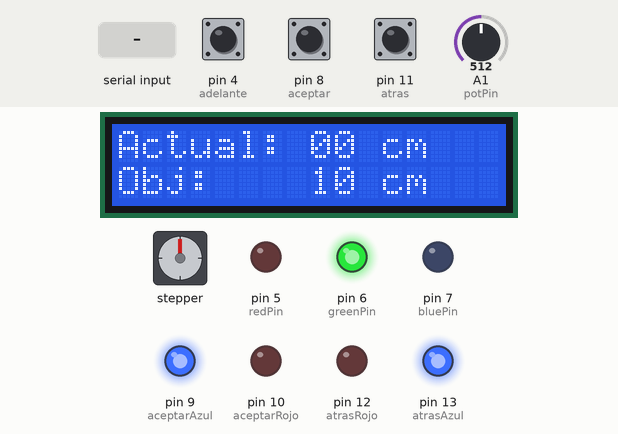
A sketch run on a simulated Arduino Uno, built with avr-gcc and run on an emulated ATmega328P. Shown: stepper motor, 16×2 character LCD, output pins drawn as LEDs (lit = HIGH). Wiring (inferred from the names in the program): stepper motor driver (198 steps per turn assumed): step pin 3; direction pin 2. The inputs (shaded band) are chosen by the test bench; at power-on: pin 8 (aceptar) HIGH, pin 4 (adelante) HIGH, pin 11 (atras) HIGH, A1 (potPin) = 512. Pins used as bus, display or sensor lines are not drawn.

Above: at 1.2 s.
1.3 s: byte 68 ('D') received over Serial
At 1.7 s:
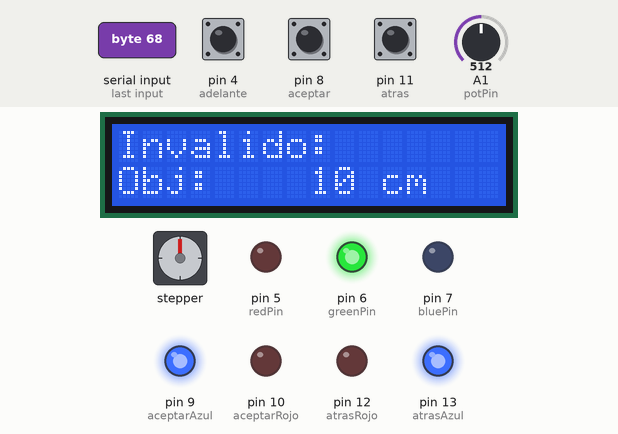
4.3 s: pin 8 (aceptar) pulled LOW for 1 s
At 5.2 s:
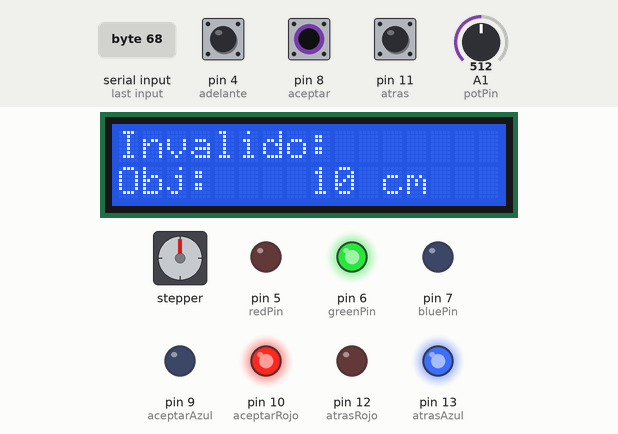
8.3 s: byte 44 (',') received over Serial
At 9.5 s:
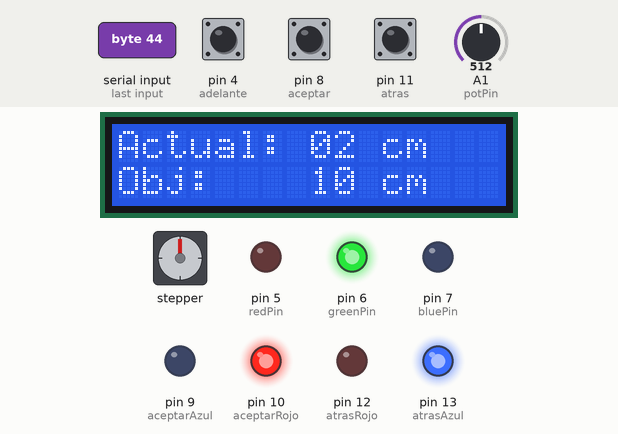
11.2 s: pin 8 (aceptar) pulled LOW for 3.2 s
At 13.0 s:
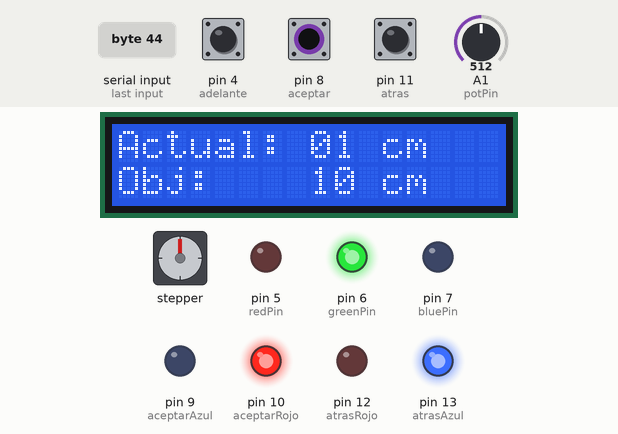
17.4 s: ",\n" received over Serial
At 19.2 s:
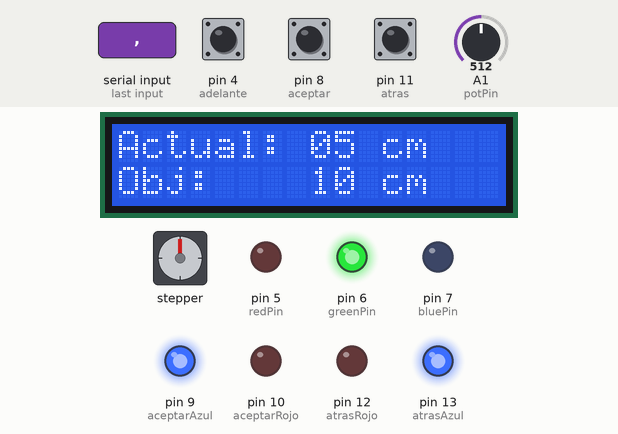
20.3 s: pin 8 (aceptar) pulled LOW for 0.15 s
At 30.1 s:
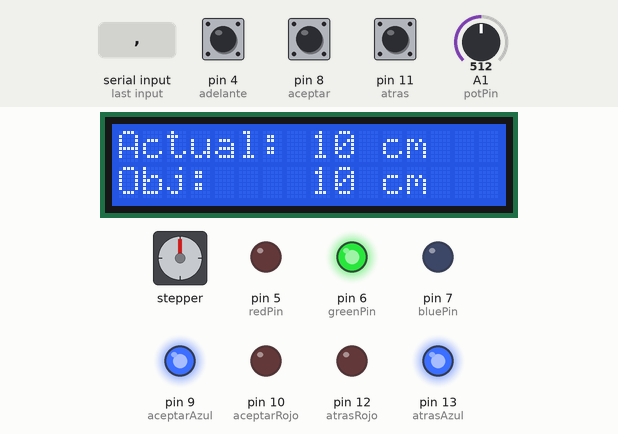
Timing chart, 0 to 30.8 s (numbered marks = the images above; inputs shaded):
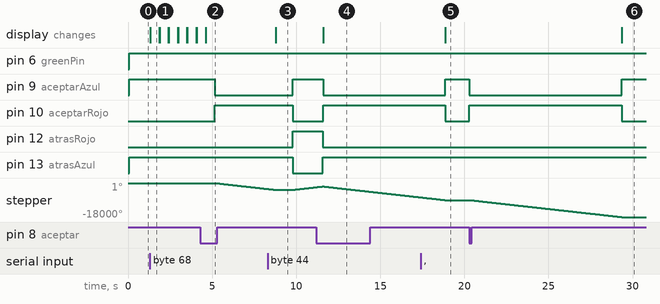

The sketch:

prueba.ino
```cpp
// pines para el motor
#define dirPin 2
#define stepPin 3

// REVOLUCIONES DEL MOTOR 172 = 1CM
#define stepsPerRevolution 198 // Número de pasos por revolución para el motor

// BOTONES ADELANTE
#define adelante 4
// LED RGB
const int redPin = 5;
const int greenPin = 6;
const int bluePin = 7;

// BOTON ACEPTAR
#define aceptar 8
int aceptarAzul = 9;
int aceptarRojo = 10;

// BOTON ATRAS
#define atras 11
int atrasAzul = 13;
int atrasRojo = 12;

// PANTALLA LCD
#include <Wire.h>
#include <LiquidCrystal_I2C.h>

// Inicializamos la pantalla LCD con la dirección 0x27 y tamaño 16x2
LiquidCrystal_I2C lcd(0x27, 16, 2);

// Variables globales para la distancia y el potenciómetro
int distancia = 0;
const int potPin = A1;
int distanciaObjetivo = 0;
int lastDistancia = -1;
int lastDistanciaObjetivo = -1;

// BLUETOOTH VARIABLE RECIBIDA
char received = '\0';
char receivedDigits[4] = {'\0', '\0', '\0', '\0'}; // Almacena los dígitos recibidos
int digitIndex = 0;

void setup() {
  // Inicializamos la pantalla LCD y la comunicación serial
  lcd.init();
  lcd.backlight();
  Serial.begin(9600);

  // Configuramos los pines como entrada o salida según corresponda
  pinMode(stepPin, OUTPUT);
  pinMode(dirPin, OUTPUT);

  // BOTON ACEPTAR
  pinMode(aceptar, INPUT_PULLUP);
  pinMode(aceptarAzul, OUTPUT);
  pinMode(aceptarRojo, OUTPUT);

  //BOTON ADELANTE
  pinMode(adelante, INPUT_PULLUP);
  // Configuración de los pines del LED RGB
  pinMode(redPin, OUTPUT);
  pinMode(greenPin, OUTPUT);
  pinMode(bluePin, OUTPUT);

  // BOTON ATRAS
  pinMode(atras, INPUT_PULLUP);
  pinMode(atrasAzul, OUTPUT); // LED AZUL
  pinMode(atrasRojo, OUTPUT); // LED ROJO
}

void loop() {
  // Verificamos si hay datos disponibles en el puerto serial
  if (Serial.available()) {
    received = Serial.read();
    // Serial.print("Este es Uno: ");
    // Serial.println(received);

    if (isdigit(received)) {
      receivedDigits[digitIndex++] = received; // Almacena el dígito en el array
    } else if (received == ',') {
      // Si se recibe una coma, se interpreta como el final del número
      receivedDigits[digitIndex] = '\0'; // Añade terminador de string
      distanciaObjetivo = atoi(receivedDigits); // Convierte a entero
      digitIndex = 0; // Reinicia el índice para el próximo número
      // Serial.print("Distancia Objetivo: ");
      // Serial.println(distanciaObjetivo);
      // Serial.print("Distancia actual: ");
      // Serial.println(distancia);

      moverMotorABluetooth();
    }

    // Limpiar el buffer de entrada serial
    while (Serial.available() > 0) {
      Serial.read();
    }
  }

  // ENCENDEMOS LOS LEDS(AZUL)
  setColor(0, 255, 0);
  digitalWrite(aceptarAzul, HIGH);
  digitalWrite(atrasAzul, HIGH);

  // Leemos el estado de los botones
  int estado_adelante = digitalRead(adelante);
  int estado_atras = digitalRead(atras);
  int estado_aceptar = digitalRead(aceptar);

  // ADELANTE CON BLUETOOTH
  if (received == 'I') {
    if (distancia < 20 ){
      digitalWrite(dirPin, LOW);
      distancia += 1;
      setColor(255, 0, 0); // Rojo
      moveMotor();
      received = '\0';
    }else{
      limpiarError();
    }
  }
  // VUELVE AL COLOR AZUL
    setColor(0, 255, 0); // Rojo

  // ATRAS CON BLUETOOTH
  if (received == 'D') {
    if (distancia > 0) {
      digitalWrite(dirPin, HIGH);
      distancia -= 1;
      digitalWrite(atrasAzul, LOW); // APAGA LUZ AZUL
      digitalWrite(atrasRojo, HIGH); // ENCIENDE LUZ ROJA
      moveMotor();
      received = '\0';
    } else {
      limpiarError();
    }
  }

  digitalWrite(atrasAzul, HIGH); // ENCIENDE LUZ AZUL
  digitalWrite(atrasRojo, LOW); // APAGA LUZ ROJAA

  // Si el botón "adelante" está presionado
  if (estado_adelante == LOW) {
    // Serial.println("Boton en pin 11 presionado");
    if (distancia < 20){
      digitalWrite(dirPin, LOW);
      distancia += 1;
      setColor(255, 0, 0); // Rojo
      moveMotor();
    }else{
    limpiarError();
    }
  }
  // VUELVE AL COLOR AZUL
    setColor(0, 255, 0); // Rojo

  // Si el botón "atrás" está presionado
  if (estado_atras == LOW) {
    // Serial.println("Boton en pin 12 presionado");
    if (distancia > 0) {
      digitalWrite(dirPin, HIGH);
      distancia -= 1;
      digitalWrite(atrasAzul, LOW); // APAGA LUZ AZUL
      digitalWrite(atrasRojo, HIGH); // ENCIENDE LUZ ROJA
      moveMotor();
    } else {
      limpiarError();
    }
  }

  digitalWrite(atrasRojo, LOW); // APAGAMOS LUZ ROJA
  digitalWrite(atrasAzul, HIGH); // ENCENDEMOS LUZ AZUL

  // Leemos el valor del potenciómetro
  int potValue = analogRead(potPin);

  // Mapeamos el valor del potenciómetro (0-1023) a la distancia (0-35 cm)
  distanciaObjetivo = map(potValue, 100, 900, 0, 20);
  if (distanciaObjetivo < 0) {
  distanciaObjetivo = 0;
  }

  // Si el botón "aceptar" está presionado
  if (estado_aceptar == LOW) {
    // Serial.println("Botón aceptar presionado");
    digitalWrite(aceptarRojo, HIGH); // ENCENDEMOS LUZ ROJA
    digitalWrite(aceptarAzul, LOW); // APAGAMOS LUZ AZUL

    while (distancia != distanciaObjetivo) {
      // Serial.print("Distancia actual: ");
      // Serial.println(distancia);
      // Serial.print("Distancia objetivo: ");
      // Serial.println(distanciaObjetivo);

      if (Serial.available() > 0) {
        String comando = Serial.readStringUntil('\n');
        if (comando = "CMD:INTERRUPT") {
          break; // Rompe el bucle cuando se recibe el comando de interrupción
        }
      }
      if (distanciaObjetivo > distancia) {
        digitalWrite(dirPin, LOW);
        moveMotor();
        distancia += 1;
      } else {
        digitalWrite(dirPin, HIGH);
        moveMotor();
        distancia -= 1;
      }
      actualizarLCD();
     }
   }

  // APAGAMOS ROJO Y ENCENDEMOS AZUL
  digitalWrite(aceptarRojo, LOW);
  digitalWrite(aceptarAzul, HIGH);

  // Actualiza la LCD después de cada cambio de distancia y potenciómetro
  actualizarLCD();
}

// Función para mover el motor un número determinado de pasos
void moveMotor() {
  for (int i = 0; i < 5 * stepsPerRevolution; i++) {
    digitalWrite(stepPin, HIGH);
    delayMicroseconds(900);
    digitalWrite(stepPin, LOW);
    delayMicroseconds(900);
  }
}

// Función para establecer el color del LED RGB
void setColor(int red, int green, int blue) {
  analogWrite(redPin, red);
  analogWrite(greenPin, green);
  analogWrite(bluePin, blue);
}

// Función para actualizar el valor de la distancia en la LCD
void actualizarLCD() {
  if (distancia != lastDistancia || distanciaObjetivo != lastDistanciaObjetivo) {
    char buffer[16];
    lcd.setCursor(0, 0);
    lcd.print("Actual:");
    lcd.setCursor(8, 0);
    sprintf(buffer, "%02d cm", distancia);
    lcd.print(buffer);

    lcd.setCursor(0, 1);
    lcd.print("Obj:");
    lcd.setCursor(8, 1);
    sprintf(buffer, "%02d cm", distanciaObjetivo);
    lcd.print(buffer);

    // Actualiza los últimos valores registrados
    lastDistancia = distancia;
    lastDistanciaObjetivo = distanciaObjetivo;
  }
}

void moverMotorABluetooth() {
   if (distanciaObjetivo >= 0 && distanciaObjetivo <= 20) {
    // Verifica que la distancia objetivo sea válida

    // Mientras la distancia actual no sea igual a la distancia objetivo
    while (distancia != distanciaObjetivo) {
      digitalWrite(aceptarRojo, HIGH); // ENCENDEMOS LUZ ROJA
      digitalWrite(aceptarAzul, LOW); // APAGAMOS LUZ AZUL

      // Serial.print("Distancia actual: ");
      // Serial.println(distancia);
      // Serial.print("Distancia objetivo: ");
      // Serial.println(distanciaObjetivo);

      if (Serial.available() > 0) {
        String comando = Serial.readStringUntil('\n');
        if (comando = "CMD:INTERRUPT") {
          break; // Rompe el bucle cuando se recibe el comando de interrupción
        }
      }
      if (distanciaObjetivo > distancia) {
        digitalWrite(dirPin, LOW);
        moveMotor();
        distancia += 1;
      } else {
        digitalWrite(dirPin, HIGH);
        moveMotor();
        distancia -= 1;
      }

      actualizarLCD();
    }

    // APAGAMOS ROJO Y ENCENDEMOS AZUL
    digitalWrite(aceptarRojo, LOW);
    digitalWrite(aceptarAzul, HIGH);
  } else {
    limpiarError();
  }
}

void limpiarError(){
  char buffer[16];
  lcd.setCursor(0, 0);
  lcd.print("               ");
  lcd.setCursor(0, 0);
  lcd.print("Invalido:");
  delay(500);
  lcd.setCursor(0, 0);
  lcd.print("               ");
  lcd.setCursor(0, 0);
  lcd.print("Actual:");
  lcd.setCursor(8, 0);
  sprintf(buffer, "%02d cm", distancia);
  lcd.print(buffer);
}
```

Measured:
- after the input at 1.3 s, the display: changes at once (image 1)
- after the input at 4.3 s, pin 9 (aceptarAzul): HIGH → LOW after 0.86 s; pin 10 (aceptarRojo): LOW → HIGH after 0.86 s; stepper: keeps turning counter-clockwise at about 998°/s, starting after 0.86 s
- after the input at 8.3 s, pin 9 (aceptarAzul), pin 12 (atrasRojo): LOW → HIGH after 1.5 s; pin 10 (aceptarRojo), pin 13 (atrasAzul): HIGH → LOW after 1.5 s; the display: changes after 0.47 s (image 3)
- after the input at 11.2 s, pin 9 (aceptarAzul): HIGH → LOW after 0.40 s; pin 10 (aceptarRojo): LOW → HIGH after 0.40 s
- after the input at 17.4 s, pin 9 (aceptarAzul): LOW → HIGH after 1.5 s; pin 10 (aceptarRojo): HIGH → LOW after 1.5 s; stepper: goes on until 18.8 s, then stays -9000°
- after the input at 20.3 s, pin 9 (aceptarAzul): HIGH → LOW at once, → HIGH 9.1 s later; pin 10 (aceptarRojo): LOW → HIGH at once, → LOW 9.1 s later; stepper: turns 9000° counter-clockwise in 9.1 s, starting at once; the display: changes after 9.1 s (image 6)
- what the display in image 1 shows lasts 0.6 s, from 1.3 s to 1.9 s
